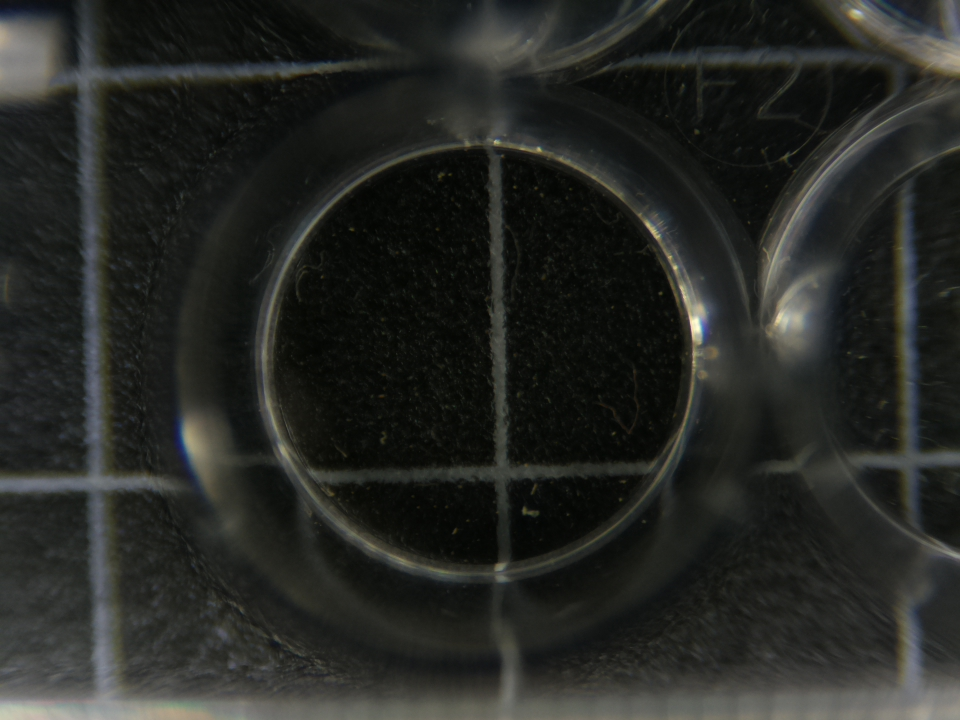
#> input picture FlyCam/temp.jpg, 960 x 720 px; its folder holds only this picture in this run
$ python -i compare_AF_flycamv5commented.py   (imports and definitions only)   (older library calls are emulated)
#> lines starting #> are read from the running program, lines starting #| are printed output that depends on the picture
#next version _ timing the program.
# Import required libraries
import cv2
import numpy as np
import os
import matplotlib.pyplot as plt
import imghdr
import math
from skimage.filters import gabor_kernel
from scipy import ndimage as ndi

scale = 1  # Initialize scale as a global variable

def convolve(image, kernel):
    filtered = ndi.convolve(image, kernel, mode='wrap')
    feat = filtered.var()
    return feat

def gabor_metric(fileName):
    sigma=1
    frequency=0.35
    grayIM=cv2.imread(fileName,0)
    tinyIM=cv2.resize(grayIM, (640,480))

    theta=0
    angle = theta / 4. * np.pi
    kernel0 = np.real(gabor_kernel(frequency, theta=angle,sigma_x=sigma, sigma_y=sigma))
    gaborValue0=convolve(tinyIM, kernel0)

    theta=90
    angle = theta / 4. * np.pi
    kernel90 = np.real(gabor_kernel(frequency, theta=angle,sigma_x=sigma, sigma_y=sigma))
    gaborValue90=convolve(tinyIM, kernel90)

    gaborValue=math.sqrt(gaborValue0**2+gaborValue90**2)

    return gaborValue

def extract_float_from_filename(filename):
    parts = filename.split('_')
    try:
        return float(parts[2])
    except (ValueError, IndexError):
        return None

def normalize_list(input_list):
    min_value = np.min(input_list)
    max_value = np.max(input_list)
    return [(i - min_value) / (max_value - min_value) for i in input_list]

def measure_focus_metrics(img, image_path):
    laplacian = cv2.Laplacian(img, cv2.CV_64F).var()
    sobel_x = cv2.Sobel(img,cv2.CV_64F,1,0,ksize=5).var()
    sobel_y = cv2.Sobel(img,cv2.CV_64F,0,1,ksize=5).var()
    canny_edges = cv2.Canny(img,100,200).var()
    gabor_measure = gabor_metric(image_path)
    return [laplacian, sobel_x, sobel_y, canny_edges, gabor_measure]

def auto_focus(image_path):
#> called with image_path = 'FlyCam/temp.jpg'
    image = cv2.imread(image_path)
#> image is the input picture: shape (720, 960, 3); mean B, G, R 36.2, 39.6, 37.8
    if image is None:
        print(f'Could not open or find the image: {image_path}')
        return None
    gray = cv2.cvtColor(image, cv2.COLOR_BGR2GRAY)
    gray = cv2.equalizeHist(gray)
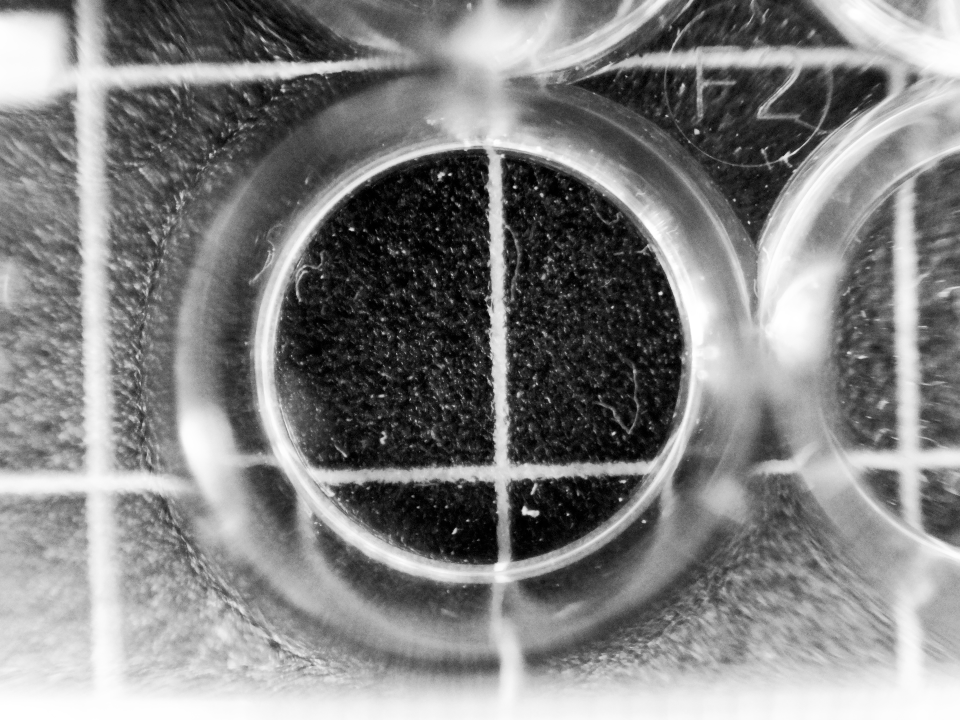
#> gray: shape (720, 960); min 0, max 255, mean 129.3
    return measure_focus_metrics(gray, image_path)
#> in measure_focus_metrics, `laplacian = cv2.Laplacian(img, cv2.CV_64F).var()`: laplacian = 447.5
#> in measure_focus_metrics, `sobel_x = cv2.Sobel(img,cv2.CV_64F,1,0,ksize=5).var()`: sobel_x = 677937.1
#> in measure_focus_metrics, `sobel_y = cv2.Sobel(img,cv2.CV_64F,0,1,ksize=5).var()`: sobel_y = 697310.1
#> in measure_focus_metrics, `canny_edges = cv2.Canny(img,100,200).var()`: canny_edges = 4765.5
#> in convolve, `filtered = ndi.convolve(image, kernel, mode='wrap')`:
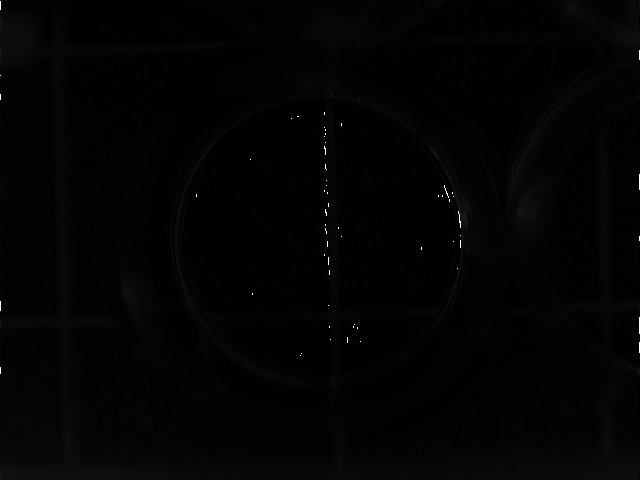
#> filtered: shape (480, 640); min 0, max 255, mean 3.2
#> in convolve, `feat = filtered.var()`: feat = 59.32
#> in gabor_metric, `gaborValue90=convolve(tinyIM, kernel90)`: gaborValue90 = 137.1
#> in gabor_metric, `gaborValue=math.sqrt(gaborValue0**2+gaborValue90**2)`: gaborValue = 149.4

def resize_image_to_screen(image, screen_res):
    global scale
    scale = min(screen_res[0] / image.shape[1], screen_res[1] / image.shape[0])
    width, height = int(image.shape[1] * scale), int(image.shape[0] * scale)
    return cv2.resize(image, (width, height))

directory_path = r'/Users/Ray/Desktop/AutoFocus-main/04-27-2023_zstacking/z_stack_2023-04-27_132316_D4_Z5'

# [1 line that did not run here, left out]

metrics = ['Laplacian', 'Sobel_X', 'Sobel_Y', 'Canny', 'Gabor']

best_focus_measure = [0] * 5
best_image = [None] * 5

focus_measures = [[] for _ in range(5)]
focal_lengths = []

screen_res = 1280, 720

# [11 lines not run here, left out]

# [1 line that did not run here, left out]

sort_indices = np.argsort(focal_lengths)
focal_lengths = np.array(focal_lengths)[sort_indices]
focus_measures = [np.array(measure)[sort_indices] for measure in focus_measures]

results_array = np.column_stack((focal_lengths, np.array(focus_measures).T))

# [20 lines not run here, left out]

>>> result = auto_focus('FlyCam/temp.jpg')
#> result = [447.5, 677937.1, 697310.1, 4765.5, 149.4]
